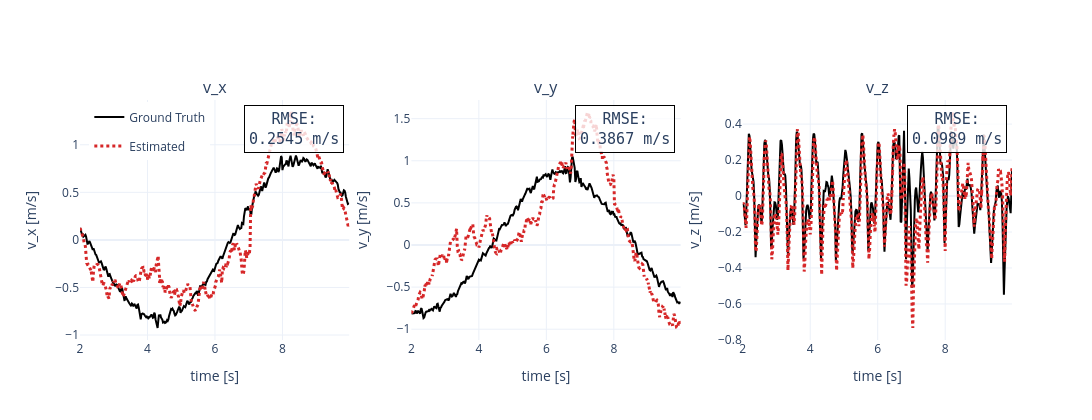

Write notebook code for a chart like this one.
### Code cell
fig = make_subplots(rows=1, cols=3, subplot_titles=("v_x", "v_y", "v_z"))
velocity_components = (
    ("vx", "v_x [m/s]"),
    ("vy", "v_y [m/s]"),
    ("vz", "v_z [m/s]"),
)

# Store RMSE values for annotations
rmse_values = {'vx': [], 'vy': [], 'vz': []}

for col, (field, axis_label) in enumerate(velocity_components, start=1):
    # Plot ground truth first
    if GROUND_TRUTH:
        gt_times = np.array([row["timestamp_s"] for row in GROUND_TRUTH])
        gt_values = np.array([row[field] for row in GROUND_TRUTH])
        fig.add_trace(
            go.Scatter(
                x=gt_times,
                y=gt_values,
                mode="lines",
                name="Ground Truth",
                line=dict(color="black", width=2, dash="solid"),
                legendgroup="gt",
                showlegend=(col == 1),
            ),
            row=1,
            col=col,
        )
    
    # Plot estimator results and calculate RMSE
    for variant, result in DISPLAY_RESULTS.items():
        trajectory = result["trajectory"]
        times = np.array([row["timestamp_s"] for row in trajectory])
        values = np.array([row[field] for row in trajectory])
        fig.add_trace(
            go.Scatter(
                x=times,
                y=values,
                mode="lines",
                name=LABELS[variant],
                line=dict(color=COLORS[variant], width=3, dash=LINE_STYLES[variant]),
                legendgroup=variant,
                showlegend=(col == 1),
            ),
            row=1,
            col=col,
        )
        
        # Calculate RMSE if ground truth is available
        if GROUND_TRUTH:
            # Interpolate ground truth to match estimator timestamps
            gt_values_interp = np.interp(times, gt_times, gt_values)
            rmse = np.sqrt(np.mean((values - gt_values_interp)**2))
            rmse_values[field].append(f"{rmse:.4f} m/s")
    
    fig.update_xaxes(title_text="time [s]", row=1, col=col)
    fig.update_yaxes(title_text=axis_label, row=1, col=col)

# Add RMSE annotations to each subplot
if GROUND_TRUTH:
    domain_refs = [("x domain", "y domain"), ("x2 domain", "y2 domain"), ("x3 domain", "y3 domain")]
    for col, (field, _) in enumerate(velocity_components, start=1):
        xref, yref = domain_refs[col-1]
        fig.add_annotation(
            text="RMSE:<br>" + "<br>".join(rmse_values[field]),
            xref=xref, yref=yref,
            x=0.98, y=0.98,
            xanchor="right", yanchor="top",
            showarrow=False,
            font=dict(size=15, family="monospace"),
            bgcolor="rgba(255, 255, 255, 0.8)",
            bordercolor="black",
            borderwidth=1,
            borderpad=4
        )

fig.update_layout(height=420, width=1200, template="plotly_white", legend=dict(x=0.01, y=0.99))
fig.show()

### Figure 1 — Plotly figure (JSON) as saved in the notebook; plotly's stock layout.template omitted (floating-point values rounded to 4 significant figures; data arrays with more than 128 entries replaced by an {"elided": "..."} marker saying what was removed)
{"data": [{"legendgroup": "gt", "line": {"color": "black", "dash": "solid", "width": 2}, "mode": "lines", "name": "Ground Truth", "showlegend": true, "type": "scatter", "x": {"elided": "400 float values"}, "xaxis": "x", "y": {"elided": "400 float values"}, "yaxis": "y"}, {"legendgroup": "fixed_lag_single_bias", "line": {"color": "#d62728", "dash": "dot", "width": 3}, "mode": "lines", "name": "Estimated", "showlegend": true, "type": "scatter", "x": {"elided": "683 float values"}, "xaxis": "x", "y": {"elided": "683 float values"}, "yaxis": "y"}, {"legendgroup": "gt", "line": {"color": "black", "dash": "solid", "width": 2}, "mode": "lines", "name": "Ground Truth", "showlegend": false, "type": "scatter", "x": {"elided": "400 float values"}, "xaxis": "x2", "y": {"elided": "400 float values"}, "yaxis": "y2"}, {"legendgroup": "fixed_lag_single_bias", "line": {"color": "#d62728", "dash": "dot", "width": 3}, "mode": "lines", "name": "Estimated", "showlegend": false, "type": "scatter", "x": {"elided": "683 float values"}, "xaxis": "x2", "y": {"elided": "683 float values"}, "yaxis": "y2"}, {"legendgroup": "gt", "line": {"color": "black", "dash": "solid", "width": 2}, "mode": "lines", "name": "Ground Truth", "showlegend": false, "type": "scatter", "x": {"elided": "400 float values"}, "xaxis": "x3", "y": {"elided": "400 float values"}, "yaxis": "y3"}, {"legendgroup": "fixed_lag_single_bias", "line": {"color": "#d62728", "dash": "dot", "width": 3}, "mode": "lines", "name": "Estimated", "showlegend": false, "type": "scatter", "x": {"elided": "683 float values"}, "xaxis": "x3", "y": {"elided": "683 float values"}, "yaxis": "y3"}], "layout": {"annotations": [{"font": {"size": 16}, "showarrow": false, "text": "v_x", "x": 0.1444, "xanchor": "center", "xref": "paper", "y": 1, "yanchor": "bottom", "yref": "paper"}, {"font": {"size": 16}, "showarrow": false, "text": "v_y", "x": 0.5, "xanchor": "center", "xref": "paper", "y": 1, "yanchor": "bottom", "yref": "paper"}, {"font": {"size": 16}, "showarrow": false, "text": "v_z", "x": 0.8556, "xanchor": "center", "xref": "paper", "y": 1, "yanchor": "bottom", "yref": "paper"}, {"bgcolor": "rgba(255, 255, 255, 0.8)", "bordercolor": "black", "borderpad": 4, "borderwidth": 1, "font": {"family": "monospace", "size": 15}, "showarrow": false, "text": "RMSE:<br>0.2545 m/s", "x": 0.98, "xanchor": "right", "xref": "x domain", "y": 0.98, "yanchor": "top", "yref": "y domain"}, {"bgcolor": "rgba(255, 255, 255, 0.8)", "bordercolor": "black", "borderpad": 4, "borderwidth": 1, "font": {"family": "monospace", "size": 15}, "showarrow": false, "text": "RMSE:<br>0.3867 m/s", "x": 0.98, "xanchor": "right", "xref": "x2 domain", "y": 0.98, "yanchor": "top", "yref": "y2 domain"}, {"bgcolor": "rgba(255, 255, 255, 0.8)", "bordercolor": "black", "borderpad": 4, "borderwidth": 1, "font": {"family": "monospace", "size": 15}, "showarrow": false, "text": "RMSE:<br>0.0989 m/s", "x": 0.98, "xanchor": "right", "xref": "x3 domain", "y": 0.98, "yanchor": "top", "yref": "y3 domain"}], "height": 420, "legend": {"x": 0.01, "y": 0.99}, "width": 1200, "xaxis": {"anchor": "y", "domain": [0, 0.2889], "title": {"text": "time [s]"}}, "xaxis2": {"anchor": "y2", "domain": [0.3556, 0.6444], "title": {"text": "time [s]"}}, "xaxis3": {"anchor": "y3", "domain": [0.7111, 1], "title": {"text": "time [s]"}}, "yaxis": {"anchor": "x", "domain": [0, 1], "title": {"text": "v_x [m/s]"}}, "yaxis2": {"anchor": "x2", "domain": [0, 1], "title": {"text": "v_y [m/s]"}}, "yaxis3": {"anchor": "x3", "domain": [0, 1], "title": {"text": "v_z [m/s]"}}}}
